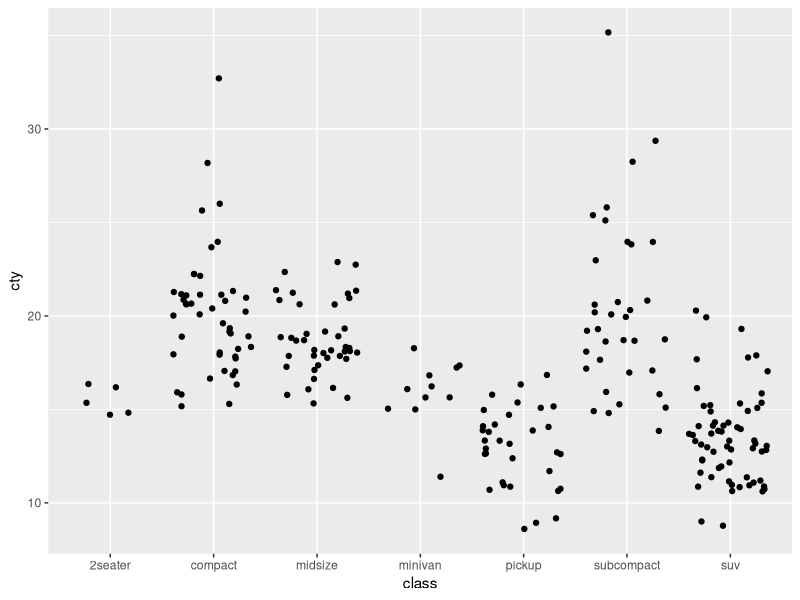

Write the R code that produced this figure.
## ---- chunk 1
knitr::opts_chunk$set(echo = TRUE)
library(tidyverse)
## ---- chunk 2
ggplot(data = mpg, aes(x = class, y = cty)) +
  geom_jitter()
